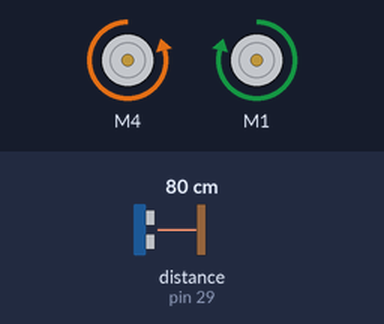
A sketch run on a simulated Arduino Mega 2560, built with avr-gcc and run on an emulated ATmega2560. On the bench: 2 × DC motor (green arrow = forward, orange = backward, longer = faster). Wiring (inferred from the names in the program): ultrasonic range finder: trigger pin 25; echo pin 29. The inputs (shaded band) are chosen by the test bench; at power-on: distance to the obstacle (sensor on pin 29) 80 cm. The echo pulse lasts 58.3 µs per cm.

Above: at 1.2 s.
1.3 s: distance to the obstacle (sensor on pin 29) set to 12 cm
2.8 s: distance to the obstacle (sensor on pin 29) set to 9 cm
At 3.8 s:
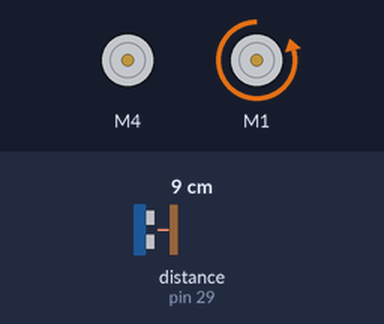
4.3 s: distance to the obstacle (sensor on pin 29) set to 18 cm
At 5.2 s:
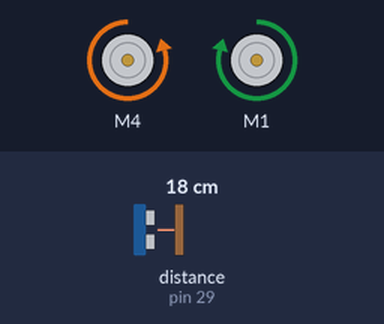
6.0 s: distance to the obstacle (sensor on pin 29) set to 2 cm
At 7.4 s:
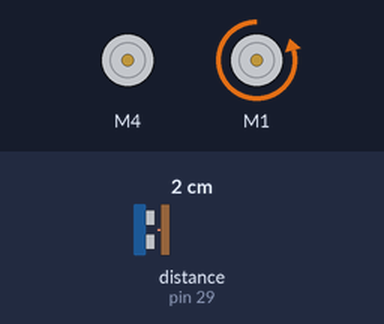
Timing chart, 0 to 8.5 s (numbered marks = the images above; inputs shaded):
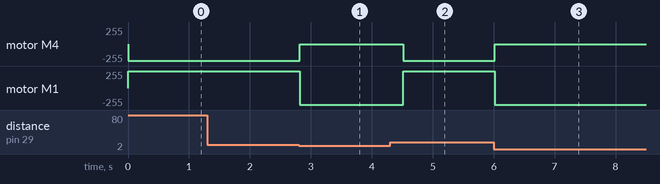

Measured:
- the behaviour switches between 11 and 10 cm on distance to the obstacle (sensor on pin 29) (found by bisection; images 0 and 1)
- after the input at 1.3 s, every drawn part: stays the same
- after the input at 2.8 s, motor M4: backward 250/255 → stopped at once; motor M1: forward 250/255 → backward 250/255 at once
- after the input at 4.3 s, motor M4: stopped → backward 250/255 after 0.22 s; motor M1: backward 250/255 → forward 250/255 after 0.22 s
- after the input at 6.0 s, motor M4: backward 250/255 → stopped at once; motor M1: forward 250/255 → backward 250/255 at once

The sketch:

dumb_robot1.ino
```cpp
// defines pins numbers
const int trigPin = 25;
const int echoPin = 29;
// defines variables
long duration;
int distance;
#include <AFMotor.h>
AF_DCMotor motor(4, MOTOR12_64KHZ);
AF_DCMotor motor1(1, MOTOR12_64KHZ);

void setup()
{
motor.setSpeed(250);
motor1.setSpeed(250);
pinMode(trigPin, OUTPUT); // Sets the trigPin as an Output
pinMode(echoPin, INPUT); // Sets the echoPin as an Input
}
void loop() {
  // Clears the trigPin
  digitalWrite(trigPin, LOW);
  delayMicroseconds(2);
  // Sets the trigPin on HIGH state for 10 micro seconds
  digitalWrite(trigPin, HIGH);
  delayMicroseconds(10);
  digitalWrite(trigPin, LOW);
  // Reads the echoPin, returns the sound wave travel time in microseconds
  duration = pulseIn(echoPin, HIGH);
  // Calculating the distance
  distance= duration*0.034/2;
  if(distance<=9)
  {
  motor1.run(BACKWARD);      // Robot going
  motor.run(RELEASE);     // right
  delay(800);
  }
  else
  {
   motor.run(BACKWARD);      // Robot going
  motor1.run(FORWARD);     // forward
  }
  delay(50);
}
```
